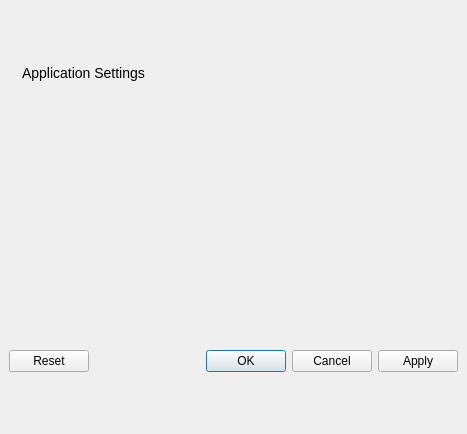
<?xml version="1.0" encoding="UTF-8"?>
<ui version="4.0">
 <class>PreferencesDialog</class>
 <widget class="QDialog" name="PreferencesDialog">
  <property name="geometry">
   <rect>
    <x>0</x>
    <y>0</y>
    <width>467</width>
    <height>434</height>
   </rect>
  </property>
  <property name="windowTitle">
   <string>Application Settings</string>
  </property>
  <property name="windowIcon">
   <iconset resource="../icons.qrc">
    <normaloff>:/icons/small_wrench.png</normaloff>:/icons/small_wrench.png</iconset>
  </property>
  <layout class="QVBoxLayout" name="verticalLayout">
   <property name="spacing">
    <number>0</number>
   </property>
   <property name="leftMargin">
    <number>0</number>
   </property>
   <property name="topMargin">
    <number>0</number>
   </property>
   <property name="rightMargin">
    <number>0</number>
   </property>
   <property name="bottomMargin">
    <number>0</number>
   </property>
   <item>
    <widget class="QWidget" name="titleWidget" native="true">
     <layout class="QHBoxLayout" name="horizontalLayout_3">
      <item>
       <widget class="QLabel" name="label_2">
        <property name="text">
         <string/>
        </property>
        <property name="pixmap">
         <pixmap resource="../icons.qrc">:/icons/wrench.png</pixmap>
        </property>
       </widget>
      </item>
      <item>
       <widget class="QLabel" name="title_2">
        <property name="styleSheet">
         <string notr="true">QLabel { font-size: 14px; }</string>
        </property>
        <property name="text">
         <string>Application Settings</string>
        </property>
       </widget>
      </item>
      <item>
       <spacer name="horizontalSpacer_2">
        <property name="orientation">
         <enum>Qt::Horizontal</enum>
        </property>
        <property name="sizeHint" stdset="0">
         <size>
          <width>159</width>
          <height>20</height>
         </size>
        </property>
       </spacer>
      </item>
     </layout>
    </widget>
   </item>
   <item>
    <widget class="Developer::PrettyTabWidget" name="mainWidget" native="true"/>
   </item>
   <item>
    <widget class="QWidget" name="buttons" native="true">
     <layout class="QHBoxLayout" name="horizontalLayout">
      <item>
       <widget class="QDialogButtonBox" name="buttonBox">
        <property name="standardButtons">
         <set>QDialogButtonBox::Apply|QDialogButtonBox::Cancel|QDialogButtonBox::Ok|QDialogButtonBox::Reset</set>
        </property>
       </widget>
      </item>
     </layout>
    </widget>
   </item>
  </layout>
 </widget>
 <customwidgets>
  <customwidget>
   <class>Developer::PrettyTabWidget</class>
   <extends>QWidget</extends>
   <header>prettytabwidget.hpp</header>
   <container>1</container>
  </customwidget>
 </customwidgets>
 <resources>
  <include location="../icons.qrc"/>
 </resources>
 <connections>
  <connection>
   <sender>buttonBox</sender>
   <signal>clicked(QAbstractButton*)</signal>
   <receiver>PreferencesDialog</receiver>
   <slot>buttonClicked(QAbstractButton*)</slot>
   <hints>
    <hint type="sourcelabel">
     <x>423</x>
     <y>362</y>
    </hint>
    <hint type="destinationlabel">
     <x>417</x>
     <y>561</y>
    </hint>
   </hints>
  </connection>
 </connections>
 <slots>
  <slot>buttonClicked(QAbstractButton*)</slot>
 </slots>
</ui>
